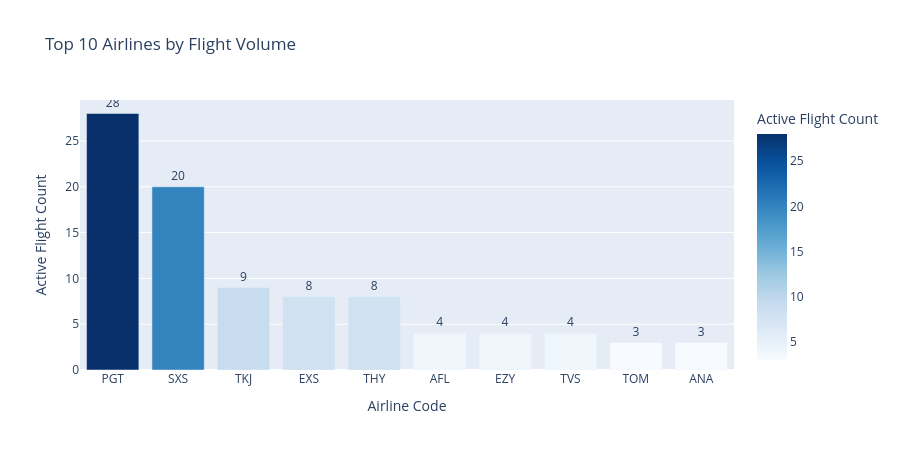

This figure's notebook cell:
### Code cell
fleet = df[df["airline_code"].notna()].groupby("airline_code")["flight_id"].nunique().reset_index(name="total_flights").sort_values(by="total_flights", ascending=False).head(10)

fig = px.bar(
    fleet, 
    y="total_flights", 
    x="airline_code",
    title="Top 10 Airlines by Flight Volume",
    labels={"airline_code":"Airline Code", "total_flights":"Active Flight Count"},
    color="total_flights",
    text_auto=True,
    color_continuous_scale="Blues"
)

fig.update_traces(textposition="outside")
fig.update_layout(yaxis=dict(showgrid=True), height=450)

fig.show()

### Figure 1 — Plotly figure (JSON) as saved in the notebook; plotly's stock layout.template omitted (floating-point values rounded to 4 significant figures)
{"data": [{"hovertemplate": "Airline Code=%{x}<br>Active Flight Count=%{marker.color}<extra></extra>", "legendgroup": "", "marker": {"color": [28, 20, 9, 8, 8, 4, 4, 4, 3, 3], "coloraxis": "coloraxis", "pattern": {"shape": ""}}, "name": "", "orientation": "v", "showlegend": false, "textposition": "outside", "texttemplate": "%{y}", "type": "bar", "x": ["PGT", "SXS", "TKJ", "EXS", "THY", "AFL", "EZY", "TVS", "TOM", "ANA"], "xaxis": "x", "y": [28, 20, 9, 8, 8, 4, 4, 4, 3, 3], "yaxis": "y"}], "layout": {"barmode": "relative", "coloraxis": {"autocolorscale": false, "colorbar": {"title": {"text": "Active Flight Count"}}, "colorscale": [[0, "rgb(247,251,255)"], [0.125, "rgb(222,235,247)"], [0.25, "rgb(198,219,239)"], [0.375, "rgb(158,202,225)"], [0.5, "rgb(107,174,214)"], [0.625, "rgb(66,146,198)"], [0.75, "rgb(33,113,181)"], [0.875, "rgb(8,81,156)"], [1, "rgb(8,48,107)"]]}, "height": 450, "legend": {"tracegroupgap": 0}, "title": {"text": "Top 10 Airlines by Flight Volume"}, "xaxis": {"anchor": "y", "domain": [0, 1], "title": {"text": "Airline Code"}}, "yaxis": {"anchor": "x", "domain": [0, 1], "showgrid": true, "title": {"text": "Active Flight Count"}}}}
